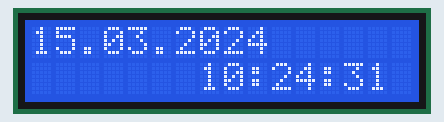
A sketch run on a simulated ESP32. On the bench: 16×2 character LCD. WiFi joins after 1.5 s; servers stay silent unless stated; the local clock reads 2024-03-15 10:24:30 at power-on unless the sketch sets it; what the sketch prints to the serial monitor is not drawn.

Above: at 1.6 s.
At 5.6 s:
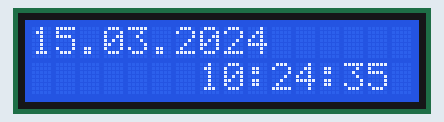
At 10.6 s:
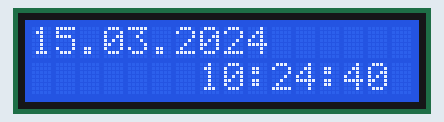
At 19.7 s:
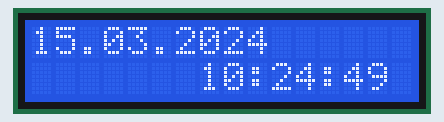
At 28.7 s:
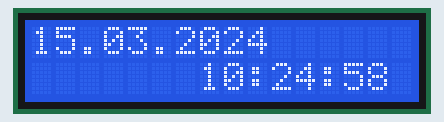
At 38.7 s:
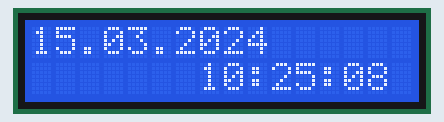

Measured:
- what the display in image 0 shows lasts 1.0 s, from 1.6 s to 2.6 s

The sketch:

esp32_time_LCD.ino
```cpp
// include the library code:
#include <LiquidCrystal.h>
#include <WiFi.h>
#include <time.h>

// initialize the library with the numbers of the interface pins
LiquidCrystal lcd(19, 23, 18, 17, 16, 15);

const char* ssid     = "MGTS_GPON_B987";
const char* password = "D3PLNHF5";

const char* ntpServer = "pool.ntp.org";
const long  gmtOffset_sec = 0;
const int   daylightOffset_sec = 10800;

void setup() {
  // set up the LCD's number of columns and rows:
  lcd.begin(16, 2);

  // Initialize Serial Monitor
  Serial.begin(115200);
  Serial.print("Connecting to ");
  Serial.println(ssid);
  WiFi.begin(ssid, password);
  while (WiFi.status() != WL_CONNECTED) {
    delay(500);
    Serial.print(".");
  }
  // Print local IP address and start web server
  Serial.println("");
  Serial.println("WiFi connected.");
  Serial.println("IP address: ");
  Serial.println(WiFi.localIP());

  configTime(gmtOffset_sec, daylightOffset_sec, ntpServer);
  //printLocalTime();
}

void loop() {
  struct tm timeinfo;

  char strDate[11];
  char strTime[9];

  lcd.setCursor(0, 0);

  if(!getLocalTime(&timeinfo)){
      lcd.print("Error");
  }
  else{
    strftime(strDate, 11, "%d.%m.%Y", &timeinfo);
    strftime(strTime, 9, "%H:%M:%S", &timeinfo);

    Serial.print(strDate);
    Serial.print(" ");
    Serial.println(strTime);

    lcd.print(strDate);
    lcd.setCursor(7, 1);
    lcd.print(strTime);
  }

  delay(1000);
}
```
